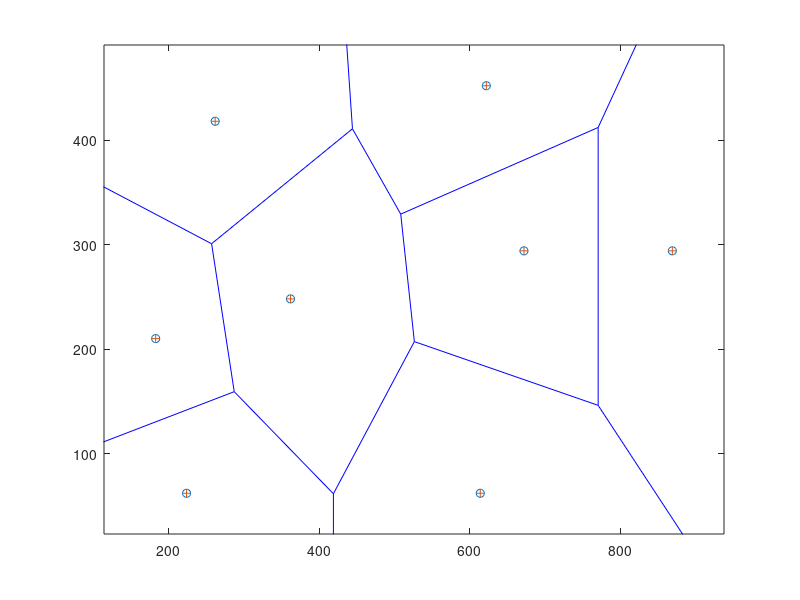

The MATLAB script that drew this image:

clear all
clc
x=[224 183 362 262 614 672 869 622];
y=[62 210 248 418 62 294 294 452];
plot(x,y,'o');
axis([-100 1000 -100 500]);
hold on;
voronoi(x,y)